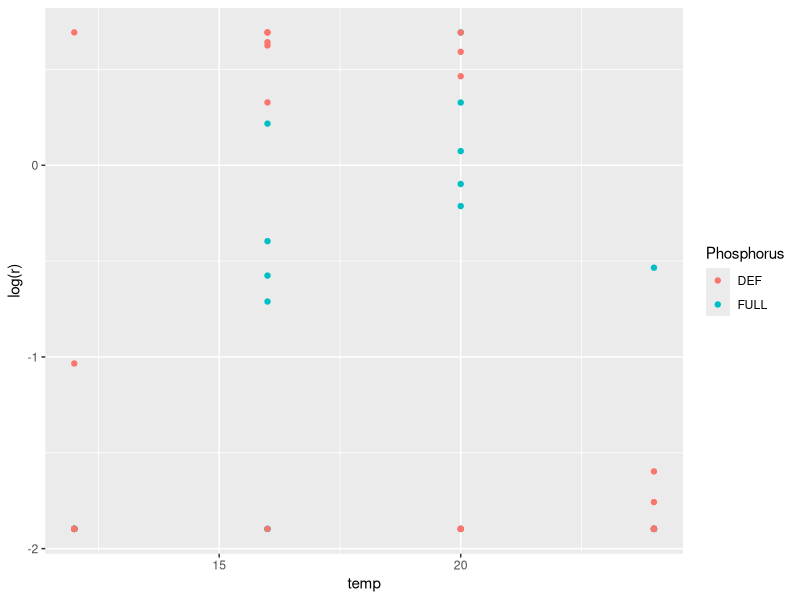
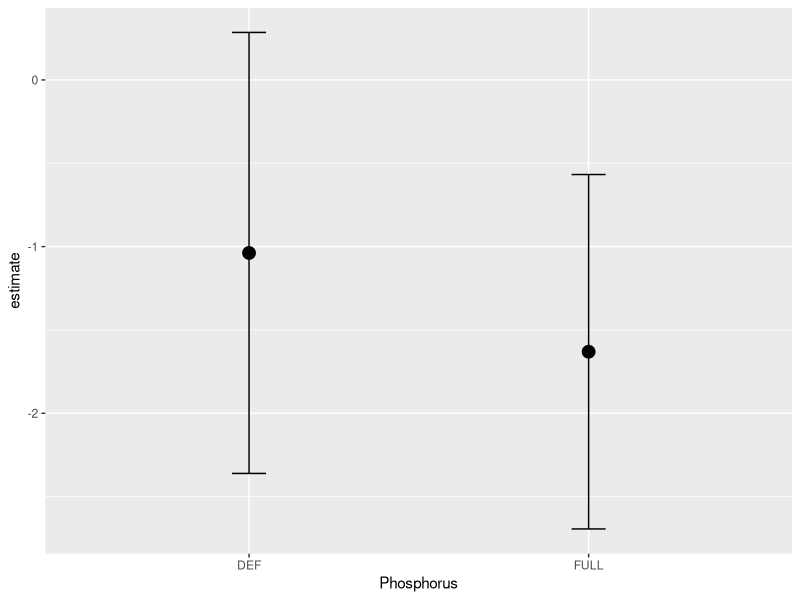
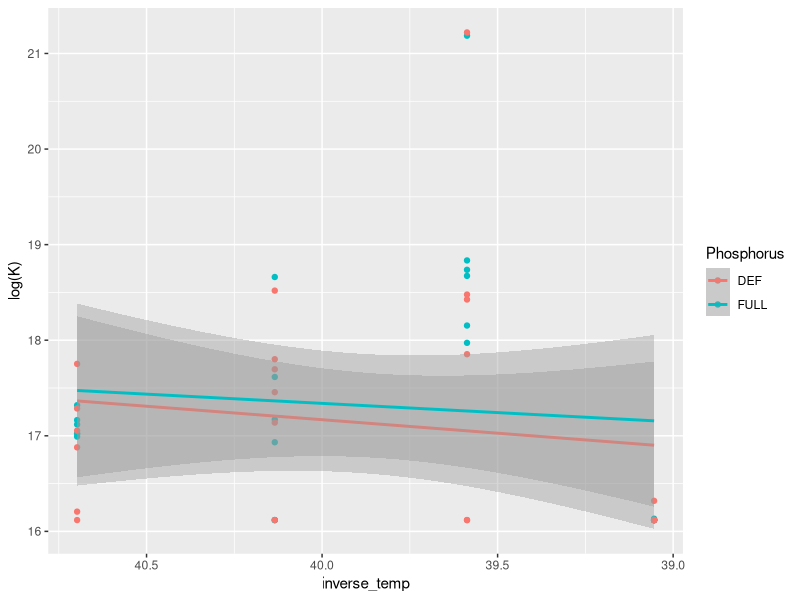
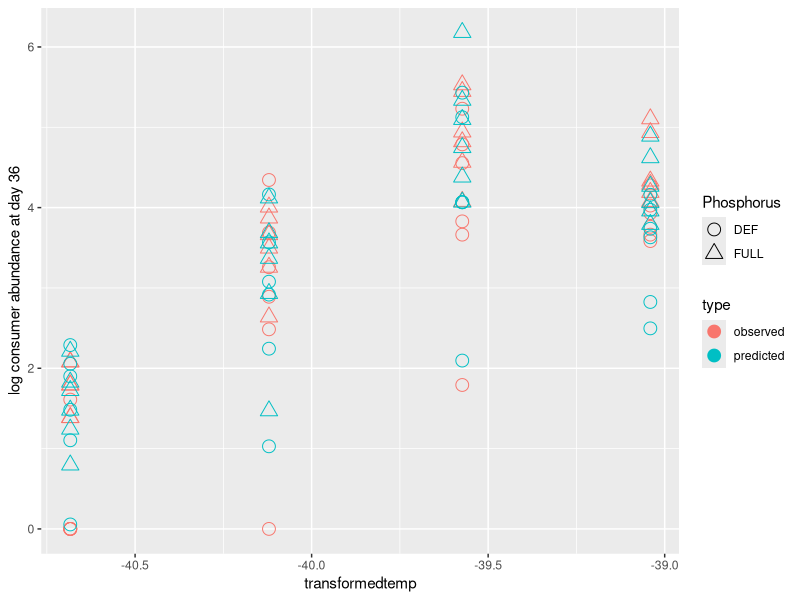
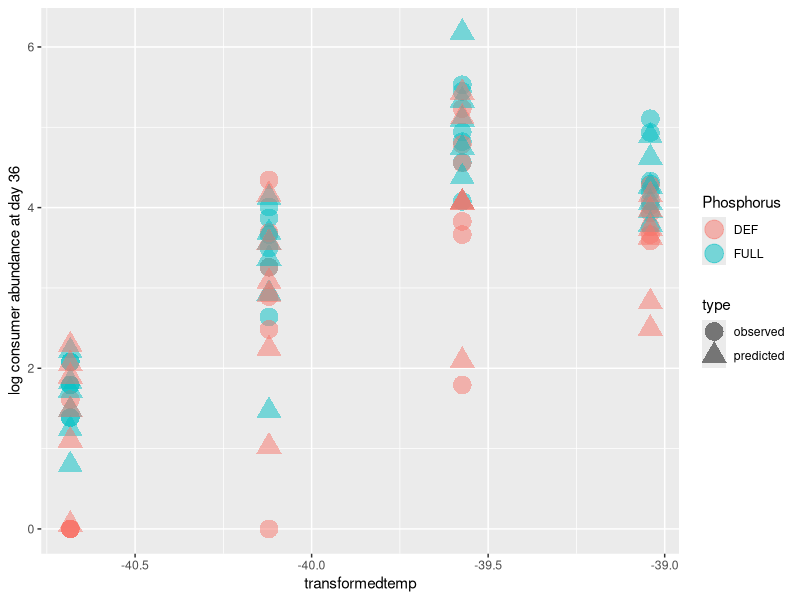
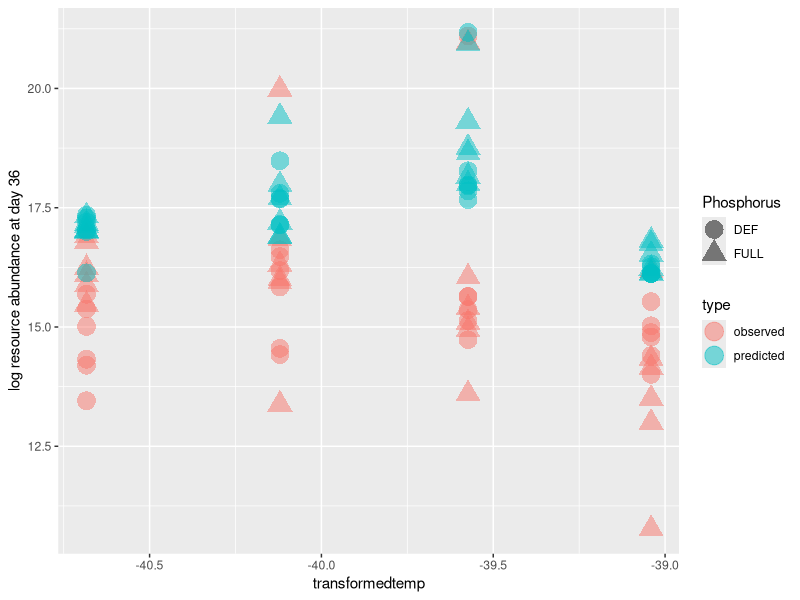

The R script that drew these images, in order:
library(tidyverse)
library(broom)

data <- read_csv("p-temp-marcus/fittedconsumerdata.csv")


ggplot(data = data, aes(x = temp, y = log(r), group = Phosphorus, color = Phosphorus)) + geom_point()



data %>% 
	filter(temp < 24) %>% 
	mutate(inverse_temp = (1/(.00008617*(temp+273.15)))) %>% 
	group_by(Phosphorus) %>% 
	do(tidy(lm(log(K) ~ inverse_temp, data = .), conf.int = TRUE)) %>%
	filter(term != "(Intercept)") %>%
	ggplot(aes(x = Phosphorus, y = estimate)) + geom_point(size = 4) + 
	geom_errorbar(aes(ymin = conf.low, ymax = conf.high), width = 0.1)
	
	
	data %>% 
	 # filter(temp < 24) %>% 
	mutate(inverse_temp = (1/(.00008617*(temp+273.15)))) %>% 
	ggplot(aes(x = inverse_temp, y = log(K), color = Phosphorus, group = Phosphorus)) + geom_point() +
	geom_smooth(method = "lm") + scale_x_reverse()

	
	data <- read_csv("p-temp-marcus/plotdata.csv")

	?gather
	
	data %>% 
		gather(key = predicted_observed, value = abundance, 8:11) %>%
		mutate(type = ifelse(grepl("predicted", predicted_observed), "predicted", "observed")) %>% 
		mutate(trophic_level = ifelse(grepl("H$", predicted_observed), "consumer", "resource")) %>% 
		filter(trophic_level == "consumer") %>% 
		ggplot(aes(x = transformedtemp, y = abundance, color = type)) + geom_point(aes(shape = Phosphorus, fill = type), size = 4) + 
		scale_shape(solid = FALSE) + ylab("log consumer abundance at day 36")
	
	
	data %>% 
		gather(key = predicted_observed, value = abundance, 8:11) %>%
		mutate(type = ifelse(grepl("predicted", predicted_observed), "predicted", "observed")) %>% 
		mutate(trophic_level = ifelse(grepl("H$", predicted_observed), "consumer", "resource")) %>% 
		filter(trophic_level == "consumer") %>% 
		ggplot(aes(x = transformedtemp, y = abundance, color = Phosphorus)) + geom_point(aes(shape = type), size = 6, alpha = 0.5) + 
		# scale_shape(solid = FALSE) +
		ylab("log consumer abundance at day 36")
	
	
	data %>% 
		gather(key = predicted_observed, value = abundance, 8:11) %>%
		mutate(type = ifelse(grepl("predicted", predicted_observed), "predicted", "observed")) %>% 
		mutate(trophic_level = ifelse(grepl("H$", predicted_observed), "consumer", "resource")) %>% 
		filter(trophic_level == "resource") %>% 
		ggplot(aes(x = transformedtemp, y = abundance, color = type)) + geom_point(aes(shape = Phosphorus), size = 6, alpha = 0.5) + 
		# scale_shape(solid = FALSE) +
		ylab("log resource abundance at day 36")
	